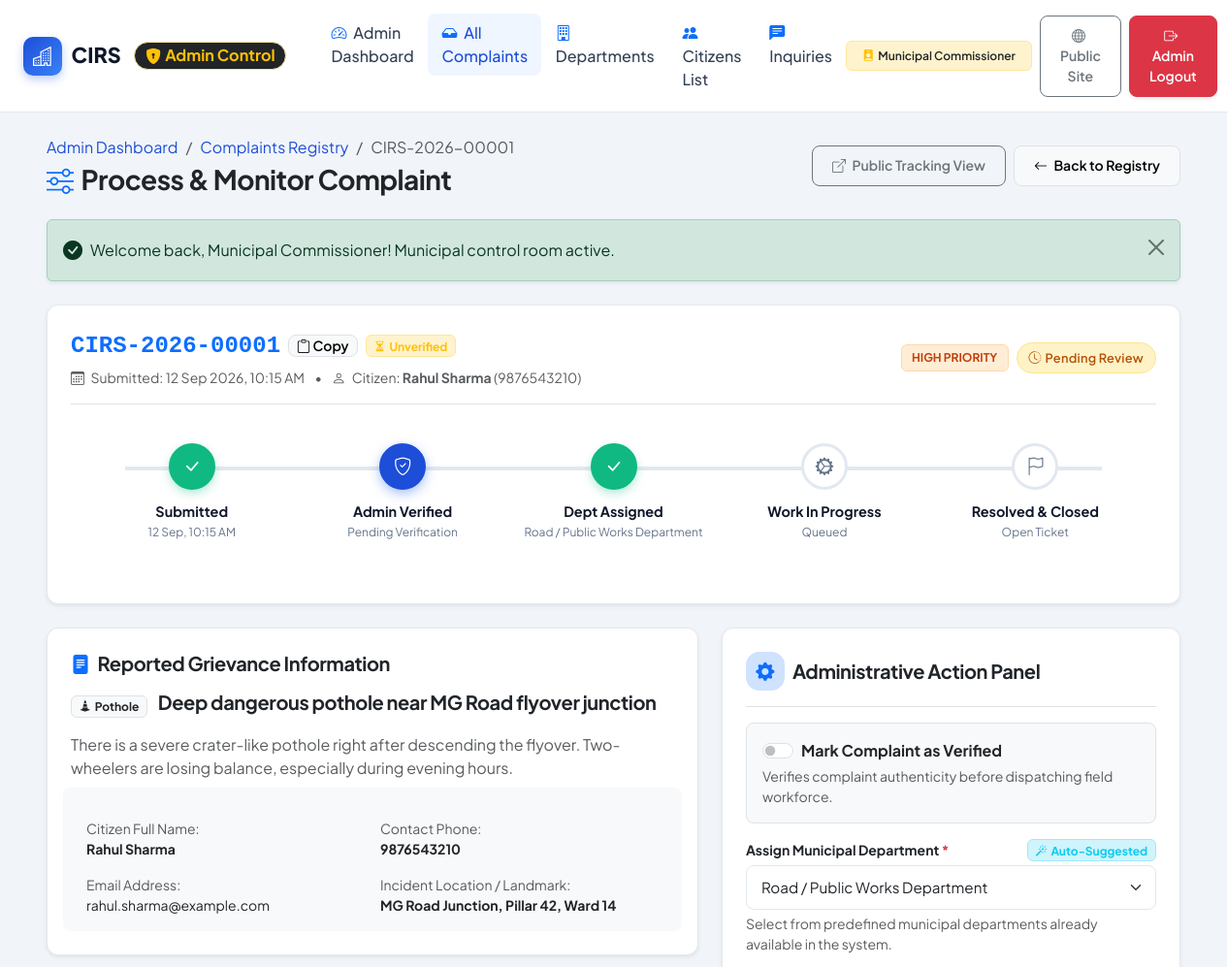
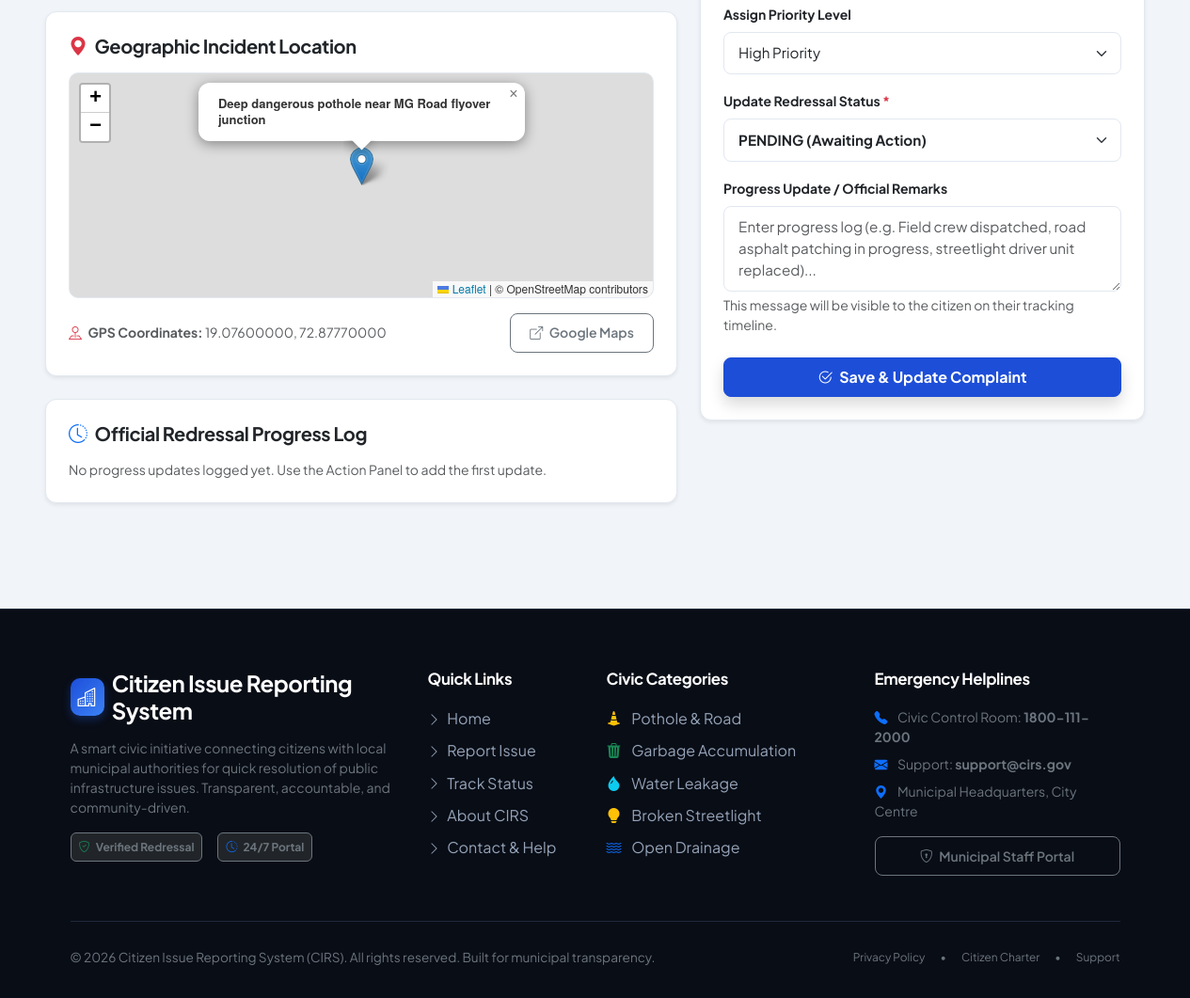
Page /admin/complaint_details.php?id=1 (signed in) on the committed database (2 pictures, top to bottom).
### tables this page shows
CREATE TABLE IF NOT EXISTS `complaints` (
  `id` INT AUTO_INCREMENT PRIMARY KEY,
  `complaint_id` VARCHAR(30) NOT NULL UNIQUE,
  `user_id` INT NOT NULL,
  `department_id` INT DEFAULT NULL,
  `category` ENUM('Pothole', 'Garbage', 'Water Leakage', 'Streetlight', 'Drainage', 'Illegal Dumping', 'Other') NOT NULL,
  `title` VARCHAR(200) NOT NULL,
  `description` TEXT NOT NULL,
  `location` VARCHAR(255) NOT NULL,
  `latitude` DECIMAL(10, 8) DEFAULT NULL,
  `longitude` DECIMAL(11, 8) DEFAULT NULL,
  `image` VARCHAR(255) DEFAULT NULL,
  `priority` ENUM('Low', 'Medium', 'High', 'Emergency') DEFAULT 'Medium',
  `status` ENUM('PENDING', 'IN PROGRESS', 'RESOLVED') DEFAULT 'PENDING',
  `is_verified` TINYINT(1) DEFAULT 0,
  `verified_at` TIMESTAMP NULL DEFAULT NULL,
  `assigned_at` TIMESTAMP NULL DEFAULT NULL,
  `resolved_at` TIMESTAMP NULL DEFAULT NULL,
  `created_at` TIMESTAMP DEFAULT CURRENT_TIMESTAMP,
  `updated_at` TIMESTAMP DEFAULT CURRENT_TIMESTAMP ON UPDATE CURRENT_TIMESTAMP,
  CONSTRAINT `fk_complaint_user` FOREIGN KEY (`user_id`) REFERENCES `users` (`id`) ON DELETE CASCADE,
  CONSTRAINT `fk_complaint_dept` FOREIGN KEY (`department_id`) REFERENCES `departments` (`id`) ON DELETE SET NULL
);

CREATE TABLE IF NOT EXISTS `users` (
  `id` INT AUTO_INCREMENT PRIMARY KEY,
  `full_name` VARCHAR(100) NOT NULL,
  `email` VARCHAR(100) NOT NULL UNIQUE,
  `mobile` VARCHAR(20) NOT NULL UNIQUE,
  `password` VARCHAR(255) NOT NULL,
  `is_verified` TINYINT(1) DEFAULT 1,
  `address` VARCHAR(255) NULL,
  `created_at` TIMESTAMP DEFAULT CURRENT_TIMESTAMP,
  `updated_at` TIMESTAMP DEFAULT CURRENT_TIMESTAMP ON UPDATE CURRENT_TIMESTAMP
);

CREATE TABLE IF NOT EXISTS `departments` (
  `id` INT AUTO_INCREMENT PRIMARY KEY,
  `department_name` VARCHAR(100) NOT NULL,
  `category_keyword` VARCHAR(50) NOT NULL,
  `description` TEXT,
  `contact_email` VARCHAR(100),
  `phone` VARCHAR(20),
  `created_at` TIMESTAMP DEFAULT CURRENT_TIMESTAMP
);

### admin/complaint_details.php (the view, shortened to what the rows shown need)
<?php
require_once __DIR__ . '/../config/database.php';
require_once __DIR__ . '/../includes/functions.php';
$complaint_id = isset($_GET['id']) ? (int)$_GET['id'] : 0;
try {
    $stmt = $pdo->prepare("SELECT c.*, u.full_name as citizen_name, u.email as citizen_email, u.mobile as citizen_mobile, u.address as citizen_address, d.department_name
        FROM complaints c
        LEFT JOIN users u ON c.user_id = u.id
        LEFT JOIN departments d ON c.department_id = d.id
        WHERE c.id = ?");
    $stmt->execute([$complaint_id]);
    $complaint = $stmt->fetch();
    $stmt_depts = $pdo->query("SELECT * FROM departments ORDER BY department_name ASC");
    $departments = $stmt_depts->fetchAll();
    $suggested_dept_id = suggestDepartmentId($complaint['category'], $pdo);
} catch (Exception $e) {
    setFlash('danger', 'Database error fetching complaint details: ' . $e->getMessage());
    header("Location: " . BASE_URL . "/admin/complaints.php");
    exit;
}
require_once __DIR__ . '/../includes/header.php';
require_once __DIR__ . '/../includes/navbar.php';
?>
<main class="py-4">
    <div class="container-fluid px-lg-5">
        <div class="d-flex flex-column flex-md-row justify-content-between align-items-md-center gap-3 mb-4">
            <div>
                <nav aria-label="breadcrumb">
                    <ol class="breadcrumb small mb-1">
                        <li class="breadcrumb-item"><a href="<?= BASE_URL ?>/admin/dashboard.php">Admin Dashboard</a></li>
                        <li class="breadcrumb-item"><a href="<?= BASE_URL ?>/admin/complaints.php">Complaints Registry</a></li>
                        <li class="breadcrumb-item active" aria-current="page"><?= sanitize($complaint['complaint_id']) ?></li>
                    </ol>
                </nav>
            </div>
        </div>
        <div class="cirs-card p-4 mb-4 bg-white shadow-sm">
            <div class="d-flex flex-column flex-md-row justify-content-between align-items-md-center gap-3 pb-3 border-bottom">
                <div>
                    <div class="d-flex align-items-center gap-2">
                        <span class="fs-4 fw-bold font-monospace text-primary"><?= sanitize($complaint['complaint_id']) ?></span>
                        <button class="btn btn-sm btn-light border py-0 px-2" onclick="copyToClipboard('<?= sanitize($complaint['complaint_id']) ?>', this)">
                            <i class="bi bi-clipboard"></i> Copy
                        </button>
                        <?php if ($complaint['is_verified']): ?>
                            <span class="badge bg-success-subtle text-success border border-success-subtle"><i class="bi bi-check-circle-fill me-1"></i>Verified</span>
                        <?php else: ?>
                            <span class="badge bg-warning-subtle text-warning border border-warning-subtle"><i class="bi bi-hourglass-split me-1"></i>Unverified</span>
                        <?php endif; ?>
                    </div>
                    <div class="text-muted small mt-1">
                        <i class="bi bi-calendar3 me-1"></i> Submitted: <?= formatDate($complaint['created_at']) ?>
                        <span class="mx-2">&bull;</span>
                        <i class="bi bi-person me-1"></i> Citizen: <strong><?= sanitize($complaint['citizen_name']) ?></strong> (<?= sanitize($complaint['citizen_mobile']) ?>)
                    </div>
                </div>
                <div class="d-flex align-items-center gap-2">
                    <?= getPriorityBadge($complaint['priority']) ?>
                    <?= getStatusBadge($complaint['status']) ?>
                </div>
            </div>
            <?php
                $status = $complaint['status'];
                $is_dept = !empty($complaint['department_id']);
            ?>
            <div class="horizontal-timeline">
                <div class="h-step completed">
                    <div>
                        <div class="h-step-title">Submitted</div>
                        <div class="h-step-desc"><?= formatDate($complaint['created_at'], 'd M, h:i A') ?></div>
                    </div>
                </div>
                <div class="h-step <?= $is_dept || $status !== 'PENDING' ? 'completed' : '' ?>">
                    <div>
                        <div class="h-step-title">Dept Assigned</div>
                        <div class="h-step-desc"><?= $complaint['department_name'] ? sanitize($complaint['department_name']) : 'Awaiting Dept' ?></div>
                    </div>
                </div>
            </div>
        </div>
        <div class="row g-4">
            <div class="col-lg-7">
                <div class="cirs-card p-4 bg-white shadow-sm mb-4">
                    <h5 class="fw-bold mb-3 text-dark"><i class="bi bi-file-text-fill text-primary me-2"></i>Reported Grievance Information</h5>
                    <div class="mb-3">
                        <span class="badge bg-light text-dark border me-2"><i class="bi <?= $CATEGORIES[$complaint['category']]['icon'] ?? 'bi-tag' ?> me-1"></i><?= sanitize($complaint['category']) ?></span>
                        <h5 class="fw-bold text-dark d-inline"><?= sanitize($complaint['title']) ?></h5>
                    </div>
                    <p class="text-muted leading-relaxed mb-4"><?= nl2br(sanitize($complaint['description'])) ?></p>
                    <div class="row g-3 bg-light p-3 rounded-3 small">
                        <div class="col-sm-6">
                            <span class="text-muted d-block">Citizen Full Name:</span>
                            <strong class="text-dark"><?= sanitize($complaint['citizen_name']) ?></strong>
                        </div>
                        <div class="col-sm-6">
                            <span class="text-muted d-block">Contact Phone:</span>
                            <strong class="text-dark"><?= sanitize($complaint['citizen_mobile']) ?></strong>
                        </div>
                        <div class="col-sm-6">
                            <span class="text-muted d-block">Email Address:</span>
                            <span class="text-dark"><?= sanitize($complaint['citizen_email']) ?></span>
                        </div>
                        <div class="col-sm-6">
                            <span class="text-muted d-block">Incident Location / Landmark:</span>
                            <strong class="text-dark"><?= sanitize($complaint['location']) ?></strong>
                        </div>
                    </div>
                </div>
                <div class="cirs-card p-4 bg-white shadow-sm mb-4">
                    <div class="small text-muted d-flex justify-content-between align-items-center">
                        <span><i class="bi bi-pin-map text-danger me-1"></i> <strong>GPS Coordinates:</strong> <?= $complaint['latitude'] ? sanitize($complaint['latitude']) . ', ' . sanitize($complaint['longitude']) : 'Not pinned' ?></span>
                        <a href="https://www.google.com/maps?q=<?= urlencode($complaint['latitude'] . ',' . $complaint['longitude']) ?>" target="_blank" class="btn btn-outline-secondary btn-sm">
                            <i class="bi bi-box-arrow-up-right me-1"></i> Google Maps
                        </a>
                    </div>
                </div>
            </div>
            <div class="col-lg-5">
                <div class="cirs-card p-4 bg-white shadow-sm sticky-top" style="top: 80px; z-index: 10;">
                    <form action="<?= BASE_URL ?>/admin/update_complaint.php" method="POST">
                        <div class="mb-3 p-3 bg-light rounded-3 border">
                            <div class="form-check form-switch">
                                <input class="form-check-input" type="checkbox" name="is_verified" value="1" id="is_verified" <?= $complaint['is_verified'] ? 'checked' : '' ?>>
                                <label class="form-check-label fw-bold text-dark" for="is_verified">
                                    Mark Complaint as Verified
                                </label>
                            </div>
                        </div>
                        <div class="mb-3">
                            <div class="d-flex justify-content-between align-items-center mb-1">
                                <label class="form-label small fw-bold text-dark mb-0">Assign Municipal Department <span class="text-danger">*</span></label>
                                <?php if ($suggested_dept_id): ?>
                                    <span class="badge bg-info-subtle text-info border border-info-subtle small" id="dept_suggestion_badge">
                                    </span>
                                <?php endif; ?>
                            </div>
                            <select name="department_id" id="department_id" class="form-select" required>
                                <?php foreach ($departments as $d): ?>
                                    <option value="<?= $d['id'] ?>" <?= ($complaint['department_id'] == $d['id'] || (empty($complaint['department_id']) && $suggested_dept_id == $d['id'])) ? 'selected' : '' ?>>
                                        <?= sanitize($d['department_name']) ?>
                                    </option>
                                <?php endforeach; ?>
                            </select>
                            <div class="form-text small">Select from predefined municipal departments already available in the system.</div>
                        </div>
                        <div class="mb-3">
                            <label class="form-label small fw-bold text-dark">Assign Priority Level</label>
                            <select name="priority" class="form-select" required>
                                <option value="High" <?= ($complaint['priority'] === 'High') ? 'selected' : '' ?>>High Priority</option>
                            </select>
                        </div>
                        <div class="mb-3">
                            <label class="form-label small fw-bold text-dark">Update Redressal Status <span class="text-danger">*</span></label>
                            <select name="status" class="form-select fw-bold" required>
                                <option value="PENDING" <?= ($complaint['status'] === 'PENDING') ? 'selected' : '' ?>>PENDING (Awaiting Action)</option>
                            </select>
                        </div>
                    </form>
                </div>
            </div>
        </div>
    </div>
</main>
<?php require_once __DIR__ . '/../includes/footer.php'; ?>

### includes/functions.php (shortened to what the rows shown need)
<?php
require_once __DIR__ . '/../config/config.php';
function sanitize($data) {
    return htmlspecialchars(trim((string)$data), ENT_QUOTES, 'UTF-8');
}
function suggestDepartmentId($category, $pdo) {
    global $CATEGORIES;
    if (isset($CATEGORIES[$category])) {
        return $CATEGORIES[$category]['dept_default'];
    }
    $stmt = $pdo->prepare("SELECT id FROM departments WHERE category_keyword LIKE ? OR department_name LIKE ? LIMIT 1");
    $stmt->execute(["%{$category}%", "%{$category}%"]);
    $dept = $stmt->fetch();
    return $dept ? $dept['id'] : 6;
}
function getStatusBadge($status) {
    global $STATUS_CONFIG;
    $status = strtoupper($status);
    $conf = $STATUS_CONFIG[$status] ?? [
        'label' => $status,
        'badge' => 'badge-pending',
        'icon' => 'bi-clock'
    ];
    return '<span class="status-badge ' . $conf['badge'] . '"><i class="bi ' . $conf['icon'] . ' me-1"></i>' . $conf['label'] . '</span>';
}
function getPriorityBadge($priority) {
    global $PRIORITY_CONFIG;
    $conf = $PRIORITY_CONFIG[$priority] ?? [
        'label' => $priority,
        'badge' => 'badge-priority-medium'
    ];
    return '<span class="priority-badge ' . $conf['badge'] . '">' . $conf['label'] . '</span>';
}
function formatDate($datetime, $format = 'd M Y, h:i A') {
    return date($format, strtotime($datetime));
}

### rows in the picture
complaints: complaint "CIRS-2026-00001", created_at "12 Sep 2026, 10:15 AM", user.full_name "Rahul Sharma", user.mobile "9876543210", priority "HIGH PRIORITY", status "Pending Review", created_at "12 Sep, 10:15 AM", department.department_name "Road / Public Works Department", category "Pothole", title "Deep dangerous pothole near MG Road flyover junction", description "There is a severe crater-like pothole right after descending the flyover. Two-wheelers are losing balance, especially during evening hours.", user.email "rahul.sharma@example.com", location "MG Road Junction, Pillar 42, Ward 14", latitude "19.07600000", longitude "72.87770000", department_id "Road / Public Works Department", priority "High Priority", status "PENDING (Awaiting Action)"

### other values in the picture
APP_SHORT_NAME "CIRS"
$_SESSION['admin_name'] "Municipal Commissioner"
$flash['message'] "Welcome back, Municipal Commissioner! Municipal control room active."
APP_NAME "Citizen Issue Reporting System"
APP_YEAR "2026"
